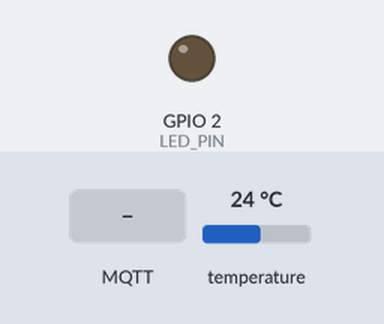
The sketch below on a simulated ESP32. Shown: output pins drawn as LEDs (lit = HIGH). The test bench sets the inputs (shaded band); at power-on: temperature 24 °C. WiFi joins after 1.5 s; servers stay silent unless stated; no MQTT or app messages arrive unless stated; what the sketch prints to the serial monitor is not drawn.

Above: at 2.7 s.
2.8 s: MQTT message "on" arrives on the first subscribed topic
At 4.9 s:
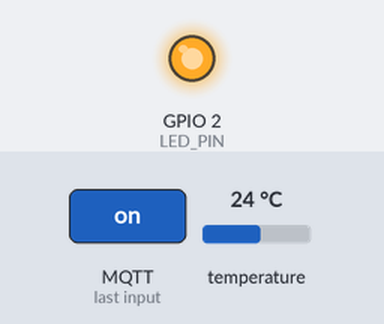
5.8 s: MQTT message "off" arrives on the first subscribed topic
At 8.2 s:
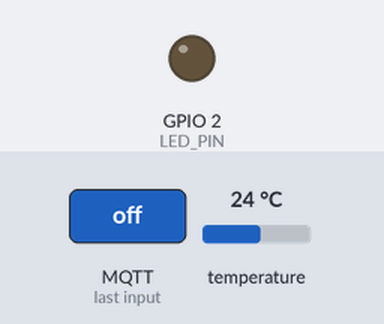
Timing chart, 0 to 9.7 s (numbered marks = the images above; inputs shaded):
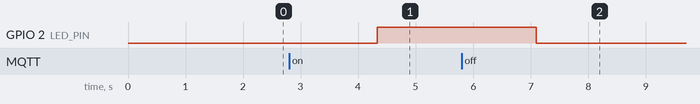

Measured:
- after the input at 2.8 s, GPIO 2 (LED_PIN): LOW → HIGH after 1.5 s
- after the input at 5.8 s, GPIO 2 (LED_PIN): HIGH → LOW after 1.3 s

The sketch:

TempPublisher.ino
```cpp
#include <OneWire.h>
#include <DallasTemperature.h>
#include <WiFi.h>
#include <PubSubClient.h>

/************* DS18B20 Sensor Configuration *************/
#define ONE_WIRE_BUS 4                // DS18B20 data pin is connected to GPIO4
OneWire oneWire(ONE_WIRE_BUS);        // Create a OneWire object for communication
DallasTemperature sensors(&oneWire);  // Create a DallasTemperature object using OneWire

/****************** LED Configuration *******************/
#define LED_PIN 2
/************* Wi-Fi Network Configuration *************/
const char* ssid = "Wokwi-GUEST";      // Wi-Fi SSID
const char* password = "";            // Wi-Fi password (empty for Wokwi-GUEST)

/************* MQTT Broker Configuration *************/
const char* mqtt_broker = "broker.mqtt.cool";    // MQTT broker address
const char* mqtt_topic_temp = "sensor/temp";     // MQTT topic to publish temperature
const char* mqtt_topic_lamp = "ctrl/led";
const int mqtt_port = 1883;                      // MQTT broker port (default: 1883)

WiFiClient espClient;              // Create a WiFi client
PubSubClient client(espClient);    // Create an MQTT client using the WiFi client

/************* Reconnect to MQTT Broker if Disconnected *************/
void reconnect() {
  while (!client.connected()) {
    Serial.println("Attempting MQTT connection...");
    // Try to connect to the broker with a client ID
    if (client.connect("ESP32Client")) {
      Serial.println("Connected to MQTT broker");
    } else {
      Serial.print("Failed, rc=");
      Serial.print(client.state());
      Serial.println(" Retrying in 5 seconds...");
      delay(2000); // Wait before retrying
    }
  }
}

void callback(char* topic, byte* message, unsigned int length) {
  // Convert the message to a string
  String messageTemp;
  for (int i = 0; i < length; i++) {
    messageTemp += (char)message[i];
  }
  Serial.print("Message: ");
  Serial.println(messageTemp);

  // Check if the topic is for the LED control
  if (String(topic) == mqtt_topic_lamp) {
    if (messageTemp == "on") {
      digitalWrite(LED_PIN, HIGH);
    }else if (messageTemp == "off") {
      digitalWrite(LED_PIN, LOW);
    }
  }

}

/************* Setup Function *************/
void setup() {
  Serial.begin(9600);
  sensors.begin();                // Initialize the DS18B20 sensor

  // Connect to Wi-Fi network
  WiFi.begin(ssid, password);     // Start connecting to Wi-Fi
  while (WiFi.status() != WL_CONNECTED) {
    delay(500);
    Serial.print(".");
  }

  //LED initialization
  pinMode(LED_PIN, OUTPUT);
  digitalWrite(LED_PIN, LOW);

  // Set MQTT broker and connect
  client.setServer(mqtt_broker, mqtt_port); // Set the MQTT broker address and port
  client.setCallback(callback);
  reconnect(); // Connect to the MQTT broker
  client.subscribe(mqtt_topic_lamp);
}

/************* Main Loop Function *************/
void loop() {
  // Check MQTT connection and reconnect if needed
  if (!client.connected()) {
    reconnect();
  }
  client.loop(); // Maintain MQTT connection and handle incoming messages (if any)

  // Request temperature from DS18B20
  sensors.requestTemperatures();
  float temperature = sensors.getTempCByIndex(0); // Read temperature in Celsius from the first sensor

  // Check if reading failed
  if (temperature == DEVICE_DISCONNECTED_C) {
    Serial.println("Failed to read from DS18B20!");
    return;
  }

  // Convert temperature float to string to publish via MQTT
  char tempString[8];
  dtostrf(temperature, 6, 2, tempString); // Format: 6 characters wide, 2 decimals

  // Publish temperature to MQTT topic
  client.publish(mqtt_topic_temp, tempString);

  // Print temperature to Serial Monitor
  Serial.print("Temperature: ");
  Serial.print(temperature);
  Serial.println(" °C");

  delay(2000); // Wait 5 seconds before the next reading
}
```
